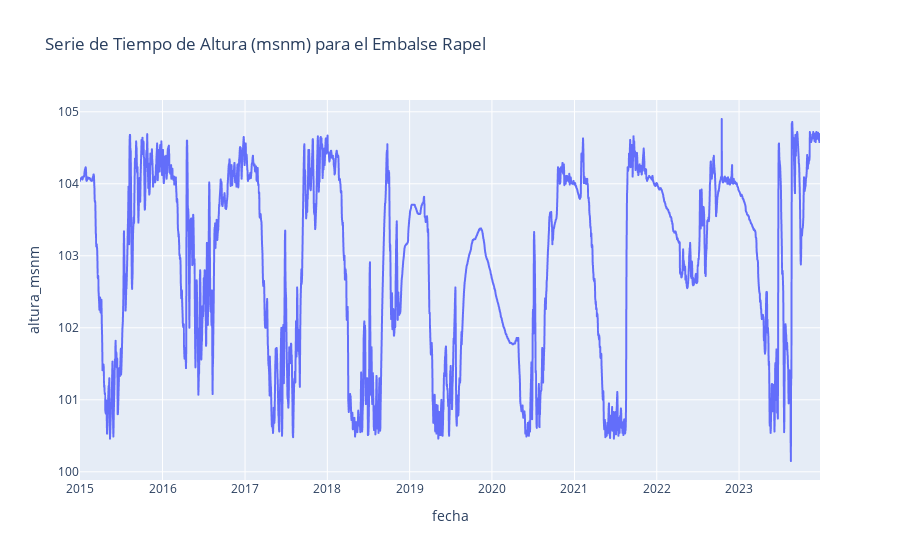

Notebook cell for this chart:
### Markdown cell above
### Embalse Rapel

### Code cell
# Asegúrate de que 'fecha' es una columna de tipo datetime
df_embalse_5['fecha'] = pd.to_datetime(df_embalse_5['fecha'])

# Filtrar para mantener solo los valores donde altura_msnm es mayor a 0
df_embalse_5 = df_embalse_5[df_embalse_5['altura_msnm'] > 0]

# Crear un gráfico de línea para la serie de tiempo
fig = px.line(df_embalse_5, x='fecha', y='altura_msnm', title='Serie de Tiempo de Altura (msnm) para el Embalse Rapel')

# Mostrar el gráfico
fig.show()

### Figure 1 — Plotly figure (JSON) as saved in the notebook; plotly's stock layout.template omitted (floating-point values rounded to 4 significant figures; data arrays with more than 128 entries replaced by an {"elided": "..."} marker saying what was removed)
{"data": [{"hovertemplate": "fecha=%{x}<br>altura_msnm=%{y}<extra></extra>", "legendgroup": "", "line": {"color": "#636efa", "dash": "solid"}, "marker": {"symbol": "circle"}, "mode": "lines", "name": "", "showlegend": false, "type": "scattergl", "x": {"elided": "3283 str values"}, "xaxis": "x", "y": {"elided": "3283 float values"}, "yaxis": "y"}], "layout": {"legend": {"tracegroupgap": 0}, "title": {"text": "Serie de Tiempo de Altura (msnm) para el Embalse Rapel"}, "xaxis": {"anchor": "y", "domain": [0, 1], "title": {"text": "fecha"}}, "yaxis": {"anchor": "x", "domain": [0, 1], "title": {"text": "altura_msnm"}}}}
